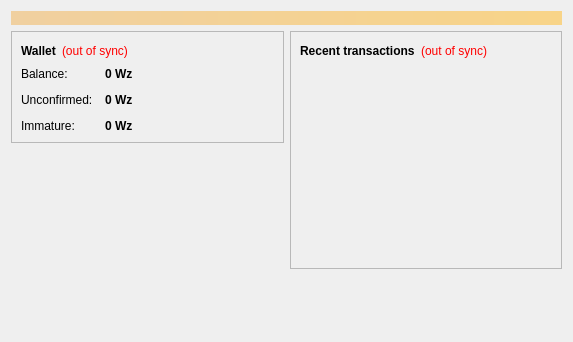
<?xml version="1.0" encoding="UTF-8"?>
<ui version="4.0">
 <class>OverviewPage</class>
 <widget class="QWidget" name="OverviewPage">
  <property name="geometry">
   <rect>
    <x>0</x>
    <y>0</y>
    <width>573</width>
    <height>342</height>
   </rect>
  </property>
  <property name="windowTitle">
   <string>Form</string>
  </property>
  <layout class="QVBoxLayout" name="topLayout">
   <item>
    <widget class="QLabel" name="labelAlerts">
     <property name="visible">
      <bool>false</bool>
     </property>
     <property name="styleSheet">
      <string notr="true">background-color: qlineargradient(x1: 0, y1: 0, x2: 1, y2: 0, stop:0 #F0D0A0, stop:1 #F8D488); color:#000000;</string>
     </property>
     <property name="wordWrap">
      <bool>true</bool>
     </property>
     <property name="margin">
      <number>3</number>
     </property>
    </widget>
   </item>
   <item>
    <layout class="QHBoxLayout" name="horizontalLayout" stretch="1,1">
     <item>
      <layout class="QVBoxLayout" name="verticalLayout_2">
       <item>
        <widget class="QFrame" name="frame">
         <property name="frameShape">
          <enum>QFrame::StyledPanel</enum>
         </property>
         <property name="frameShadow">
          <enum>QFrame::Raised</enum>
         </property>
         <layout class="QVBoxLayout" name="verticalLayout_4">
          <item>
           <layout class="QHBoxLayout" name="horizontalLayout_4">
            <item>
             <widget class="QLabel" name="label_5">
              <property name="font">
               <font>
                <weight>75</weight>
                <bold>true</bold>
               </font>
              </property>
              <property name="text">
               <string>Wallet</string>
              </property>
             </widget>
            </item>
            <item>
             <widget class="QLabel" name="labelWalletStatus">
              <property name="toolTip">
               <string>The displayed information may be out of date. Your wallet automatically synchronizes with the Wz network after a connection is established, but this process has not completed yet.</string>
              </property>
              <property name="styleSheet">
               <string notr="true">QLabel { color: red; }</string>
              </property>
              <property name="text">
               <string notr="true">(out of sync)</string>
              </property>
              <property name="alignment">
               <set>Qt::AlignLeading|Qt::AlignLeft|Qt::AlignVCenter</set>
              </property>
             </widget>
            </item>
            <item>
             <spacer name="horizontalSpacer_2">
              <property name="orientation">
               <enum>Qt::Horizontal</enum>
              </property>
              <property name="sizeHint" stdset="0">
               <size>
                <width>40</width>
                <height>20</height>
               </size>
              </property>
             </spacer>
            </item>
           </layout>
          </item>
          <item>
           <layout class="QFormLayout" name="formLayout_2">
            <property name="fieldGrowthPolicy">
             <enum>QFormLayout::AllNonFixedFieldsGrow</enum>
            </property>
            <property name="horizontalSpacing">
             <number>12</number>
            </property>
            <property name="verticalSpacing">
             <number>12</number>
            </property>
            <item row="0" column="0">
             <widget class="QLabel" name="label">
              <property name="text">
               <string>Balance:</string>
              </property>
             </widget>
            </item>
            <item row="0" column="1">
             <widget class="QLabel" name="labelBalance">
              <property name="font">
               <font>
                <weight>75</weight>
                <bold>true</bold>
               </font>
              </property>
              <property name="cursor">
               <cursorShape>IBeamCursor</cursorShape>
              </property>
              <property name="toolTip">
               <string>Your current balance</string>
              </property>
              <property name="text">
               <string notr="true">0 Wz</string>
              </property>
              <property name="textInteractionFlags">
               <set>Qt::LinksAccessibleByMouse|Qt::TextSelectableByKeyboard|Qt::TextSelectableByMouse</set>
              </property>
             </widget>
            </item>
            <item row="1" column="0">
             <widget class="QLabel" name="label_3">
              <property name="text">
               <string>Unconfirmed:</string>
              </property>
             </widget>
            </item>
            <item row="1" column="1">
             <widget class="QLabel" name="labelUnconfirmed">
              <property name="font">
               <font>
                <weight>75</weight>
                <bold>true</bold>
               </font>
              </property>
              <property name="cursor">
               <cursorShape>IBeamCursor</cursorShape>
              </property>
              <property name="toolTip">
               <string>Total of transactions that have yet to be confirmed, and do not yet count toward the current balance</string>
              </property>
              <property name="text">
               <string notr="true">0 Wz</string>
              </property>
              <property name="textInteractionFlags">
               <set>Qt::LinksAccessibleByMouse|Qt::TextSelectableByKeyboard|Qt::TextSelectableByMouse</set>
              </property>
             </widget>
            </item>
            <item row="2" column="0">
             <widget class="QLabel" name="labelImmatureText">
              <property name="text">
               <string>Immature:</string>
              </property>
             </widget>
            </item>
            <item row="2" column="1">
             <widget class="QLabel" name="labelImmature">
              <property name="font">
               <font>
                <weight>75</weight>
                <bold>true</bold>
               </font>
              </property>
              <property name="toolTip">
               <string>Mined balance that has not yet matured</string>
              </property>
              <property name="text">
               <string notr="true">0 Wz</string>
              </property>
              <property name="textInteractionFlags">
               <set>Qt::LinksAccessibleByMouse|Qt::TextSelectableByKeyboard|Qt::TextSelectableByMouse</set>
              </property>
             </widget>
            </item>
           </layout>
          </item>
         </layout>
        </widget>
       </item>
       <item>
        <spacer name="verticalSpacer">
         <property name="orientation">
          <enum>Qt::Vertical</enum>
         </property>
         <property name="sizeHint" stdset="0">
          <size>
           <width>20</width>
           <height>40</height>
          </size>
         </property>
        </spacer>
       </item>
      </layout>
     </item>
     <item>
      <layout class="QVBoxLayout" name="verticalLayout_3">
       <item>
        <widget class="QFrame" name="frame_2">
         <property name="frameShape">
          <enum>QFrame::StyledPanel</enum>
         </property>
         <property name="frameShadow">
          <enum>QFrame::Raised</enum>
         </property>
         <layout class="QVBoxLayout" name="verticalLayout">
          <item>
           <layout class="QHBoxLayout" name="horizontalLayout_2">
            <item>
             <widget class="QLabel" name="label_4">
              <property name="text">
               <string>&lt;b&gt;Recent transactions&lt;/b&gt;</string>
              </property>
             </widget>
            </item>
            <item>
             <widget class="QLabel" name="labelTransactionsStatus">
              <property name="toolTip">
               <string>The displayed information may be out of date. Your wallet automatically synchronizes with the Wz network after a connection is established, but this process has not completed yet.</string>
              </property>
              <property name="styleSheet">
               <string notr="true">QLabel { color: red; }</string>
              </property>
              <property name="text">
               <string notr="true">(out of sync)</string>
              </property>
              <property name="alignment">
               <set>Qt::AlignRight|Qt::AlignTrailing|Qt::AlignVCenter</set>
              </property>
             </widget>
            </item>
            <item>
             <spacer name="horizontalSpacer">
              <property name="orientation">
               <enum>Qt::Horizontal</enum>
              </property>
              <property name="sizeHint" stdset="0">
               <size>
                <width>40</width>
                <height>20</height>
               </size>
              </property>
             </spacer>
            </item>
           </layout>
          </item>
          <item>
           <widget class="QListView" name="listTransactions">
            <property name="styleSheet">
             <string notr="true">QListView { background: transparent; }</string>
            </property>
            <property name="frameShape">
             <enum>QFrame::NoFrame</enum>
            </property>
            <property name="verticalScrollBarPolicy">
             <enum>Qt::ScrollBarAlwaysOff</enum>
            </property>
            <property name="horizontalScrollBarPolicy">
             <enum>Qt::ScrollBarAlwaysOff</enum>
            </property>
            <property name="selectionMode">
             <enum>QAbstractItemView::NoSelection</enum>
            </property>
           </widget>
          </item>
         </layout>
        </widget>
       </item>
       <item>
        <spacer name="verticalSpacer_2">
         <property name="orientation">
          <enum>Qt::Vertical</enum>
         </property>
         <property name="sizeHint" stdset="0">
          <size>
           <width>20</width>
           <height>40</height>
          </size>
         </property>
        </spacer>
       </item>
      </layout>
     </item>
    </layout>
   </item>
  </layout>
 </widget>
 <resources/>
 <connections/>
</ui>
